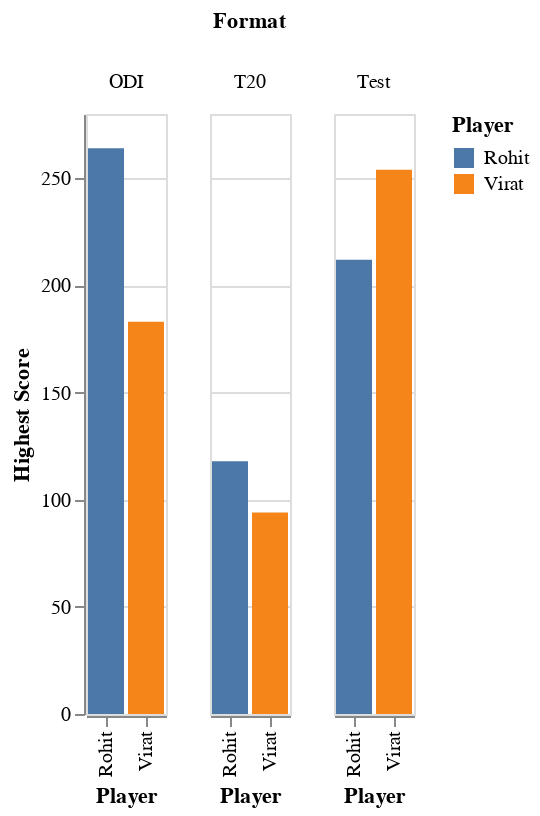

Here is the notebook cell this chart was saved with:
### Code cell
# @title simpler way to make it
gp_chart = alt.Chart(data).mark_bar().encode(
    column='Format', # this way to define encoding is called keyword arguments
    x='Player',
    y='Highest Score', #note that you cannot customize it as much as you want
    color='Player'
)

gp_chart

### Figure 1 — Vega-Lite specification as saved in the notebook (floating-point values rounded to 4 significant figures)
{"config": {"view": {"continuousWidth": 400, "continuousHeight": 300}}, "data": {"name": "data-08d22b0934ed737184469bf27f2339ce"}, "mark": "bar", "encoding": {"color": {"field": "Player", "type": "nominal"}, "column": {"field": "Format", "type": "nominal"}, "x": {"field": "Player", "type": "nominal"}, "y": {"field": "Highest Score", "type": "quantitative"}}, "$schema": "https://vega.github.io/schema/vega-lite/v4.17.0.json", "datasets": {"data-08d22b0934ed737184469bf27f2339ce": [{"Highest Score": 264, "Player": "Rohit", "Format": "ODI"}, {"Highest Score": 183, "Player": "Virat", "Format": "ODI"}, {"Highest Score": 118, "Player": "Rohit", "Format": "T20"}, {"Highest Score": 94, "Player": "Virat", "Format": "T20"}, {"Highest Score": 212, "Player": "Rohit", "Format": "Test"}, {"Highest Score": 254, "Player": "Virat", "Format": "Test"}]}}
